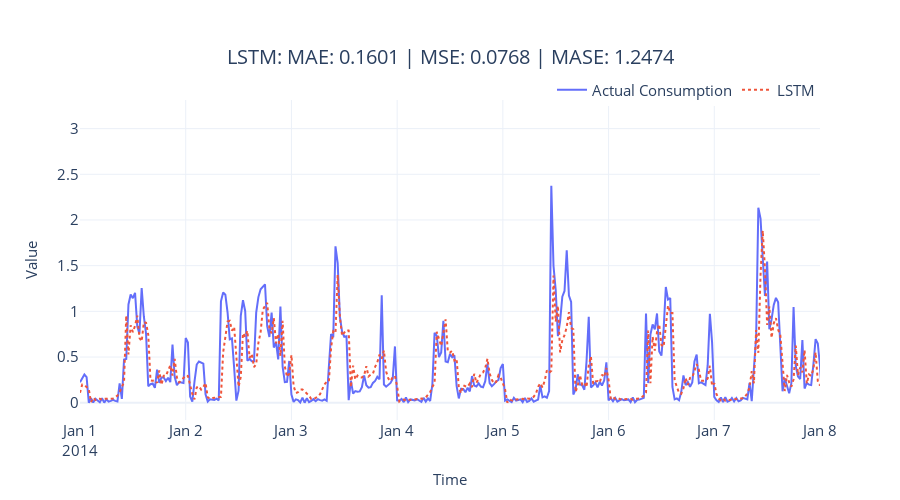

The notebook cell saved with this chart:
### Code cell
def create_forecast_plot(pred_df, rnn_config, metrics):
    # Setup colors
    colors = px.colors.qualitative.Plotly
    actual_color = colors[0]
    forecast_color = colors[1]

    # Create figure
    fig = go.Figure()

    # Add actual values trace
    mask = ~pred_df[rnn_config.rnn_type].isnull()
    fig.add_trace(
        go.Scatter(
            x=pred_df[mask].index,
            y=pred_df[mask].energy_consumption,
            mode="lines",
            line=dict(color=actual_color, width=2),
            name="Actual Consumption"
        )
    )

    # Add forecast trace
    fig.add_trace(
        go.Scatter(
            x=pred_df[mask].index,
            y=pred_df.loc[mask, rnn_config.rnn_type],
            mode="lines",
            line=dict(color=forecast_color, width=2, dash="dot"),
            name=rnn_config.rnn_type
        )
    )

    # Update layout
    fig.update_layout(
        # Size and title
        autosize=False,
        width=900,
        height=500,
        title=dict(
            text=f"{rnn_config.rnn_type}: MAE: {metrics['MAE']:.4f} | MSE: {metrics['MSE']:.4f} | MASE: {metrics['MASE']:.4f}",
            x=0.5,
            xanchor="center",
            yanchor="top",
            font=dict(size=20)
        ),
        
        # Legend
        showlegend=True,
        legend=dict(
            font=dict(size=15),
            orientation="h",
            yanchor="bottom",
            y=0.98,
            xanchor="right",
            x=1
        ),
        
        # Axes
        xaxis=dict(
            title="Time",
            titlefont=dict(size=15),
            tickfont=dict(size=15),
            type="date",
            range=["2014-01-01", "2014-01-08"]
        ),
        yaxis=dict(
            title="Value",
            titlefont=dict(size=15),
            tickfont=dict(size=15)
        ),
        
        # Template and margins
        template="plotly_white",
        margin=dict(l=80, r=80, t=100, b=80)
    )

    return fig

# Usage:
fig = create_forecast_plot(pred_df, rnn_config, metrics)
fig.show()

### Figure 1 — Plotly figure (JSON) as saved in the notebook; plotly's stock layout.template omitted (floating-point values rounded to 4 significant figures; data arrays with more than 128 entries replaced by an {"elided": "..."} marker saying what was removed)
{"data": [{"line": {"color": "#636EFA", "width": 2}, "mode": "lines", "name": "Actual Consumption", "type": "scatter", "x": {"elided": "1488 str values"}, "y": {"elided": "1488 float values"}}, {"line": {"color": "#EF553B", "dash": "dot", "width": 2}, "mode": "lines", "name": "LSTM", "type": "scatter", "x": {"elided": "1488 str values"}, "y": {"elided": "1488 float values"}}], "layout": {"autosize": false, "height": 500, "legend": {"font": {"size": 15}, "orientation": "h", "x": 1, "xanchor": "right", "y": 0.98, "yanchor": "bottom"}, "margin": {"b": 80, "l": 80, "r": 80, "t": 100}, "showlegend": true, "title": {"font": {"size": 20}, "text": "LSTM: MAE: 0.1601 | MSE: 0.0768 | MASE: 1.2474", "x": 0.5, "xanchor": "center", "yanchor": "top"}, "width": 900, "xaxis": {"range": ["2014-01-01", "2014-01-08"], "tickfont": {"size": 15}, "title": {"font": {"size": 15}, "text": "Time"}, "type": "date"}, "yaxis": {"tickfont": {"size": 15}, "title": {"font": {"size": 15}, "text": "Value"}}}}
